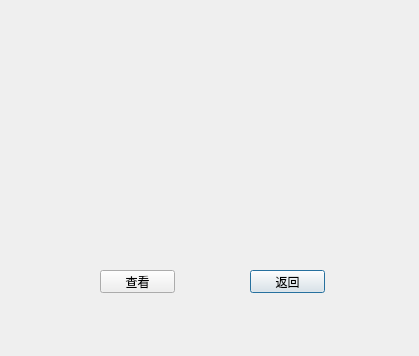
<?xml version="1.0" encoding="UTF-8"?>
<ui version="4.0">
 <class>AttendanceDialog</class>
 <widget class="QDialog" name="AttendanceDialog">
  <property name="geometry">
   <rect>
    <x>0</x>
    <y>0</y>
    <width>419</width>
    <height>356</height>
   </rect>
  </property>
  <property name="windowTitle">
   <string>Dialog</string>
  </property>
  <widget class="QPushButton" name="ReturnButton">
   <property name="geometry">
    <rect>
     <x>250</x>
     <y>270</y>
     <width>75</width>
     <height>23</height>
    </rect>
   </property>
   <property name="text">
    <string>返回</string>
   </property>
  </widget>
  <widget class="QPushButton" name="lookButton">
   <property name="geometry">
    <rect>
     <x>100</x>
     <y>270</y>
     <width>75</width>
     <height>23</height>
    </rect>
   </property>
   <property name="text">
    <string>查看</string>
   </property>
  </widget>
  <widget class="QLabel" name="label">
   <property name="geometry">
    <rect>
     <x>-7</x>
     <y>0</y>
     <width>431</width>
     <height>361</height>
    </rect>
   </property>
   <property name="styleSheet">
    <string notr="true">border-image: url(:/image/background_meitu_2.png);</string>
   </property>
   <property name="text">
    <string/>
   </property>
  </widget>
  <zorder>label</zorder>
  <zorder>ReturnButton</zorder>
  <zorder>lookButton</zorder>
 </widget>
 <resources/>
 <connections/>
</ui>
